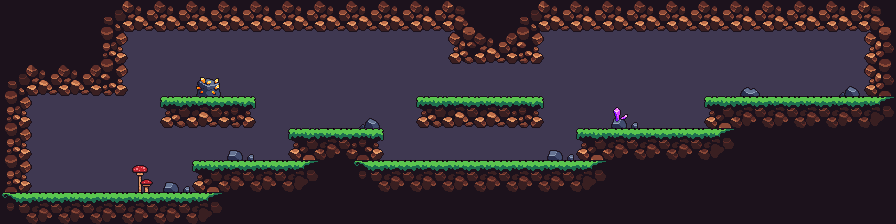

Rendered tile map (Tiled .tmx) drawn with the repository's tilesets; below, a short description and the map source with its tile grids summarised:
An orthogonal 28x7 tile map with 32x32 px tiles, 4 tile layers (background, walls, floors, decorations), 2 tilesets and 7 objects (spawn, 03_dungeon, 05_small_dungeon, 06_go_up).

<map version="1.5" tiledversion="1.5.0" orientation="orthogonal" renderorder="right-down" width="28" height="7" tilewidth="32" tileheight="32" infinite="0" nextlayerid="11" nextobjectid="9">
 <tileset firstgid="1" source="outdoor.tsx" />
 <tileset firstgid="181" source="terrain.tsx" />
 <layer id="1" name="background" width="28" height="7">
  <data>[196 cells, 169 non-empty, 2 distinct tile ids]</data>
 </layer>
 <layer id="2" name="walls" width="28" height="7">
  <data>[196 cells, 70 non-empty, 12 distinct tile ids]</data>
 </layer>
 <layer id="3" name="floors" width="28" height="7">
  <data>[196 cells, 40 non-empty, 8 distinct tile ids]</data>
 </layer>
 <layer id="4" name="decorations" width="28" height="7">
  <data>[196 cells, 9 non-empty, 6 distinct tile ids]</data>
 </layer>
 <objectgroup id="5" name="spawn">
  <object id="1" name="spawn" x="299.821" y="80.3999" width="78" height="58" />
 </objectgroup>
 <objectgroup id="6" name="boxes">
  <object id="6" x="111.966" y="175.531" width="22" height="16" />
  <object id="7" x="170.084" y="78.8714" width="22" height="16" />
  <object id="8" x="565.9" y="110.683" width="22" height="16" />
 </objectgroup>
 <objectgroup id="7" name="bombs" />
 <objectgroup id="8" name="doors">
  <object id="2" type="03_dungeon" x="316" y="72" width="46" height="56" />
  <object id="4" type="05_small_dungeon" x="56" y="136" width="46" height="56" />
  <object id="5" type="06_go_up" x="780" y="40" width="46" height="56" />
 </objectgroup>
 <objectgroup id="10" name="invisible_doors" />
 <objectgroup id="9" name="enemies" />
</map>
